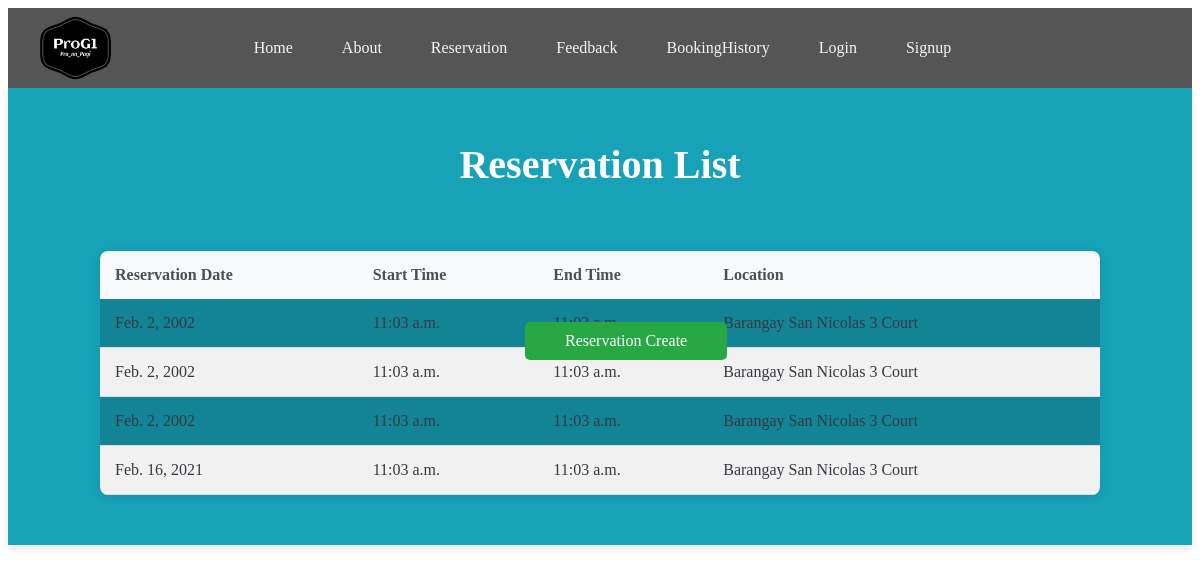
The page /reservationlist/ on the database its author committed.
### app/models.py (models this page shows, shortened)
class Reservation(models.Model):
    reservation_date = models.DateField()
    start_time = models.TimeField()
    end_time = models.TimeField()
    location = models.ForeignKey(Court, on_delete=models.CASCADE)

class Court(models.Model):
    court_Id = models.AutoField(primary_key=True)
    courtStatus = models.CharField(max_length=100)
    location = models.CharField(max_length=100, choices=[('Barangay San Nicolas 3 Court','Barangay San Nicolas 3 Phase 1'),('Barangay Molino 3 Court','Barangay Molino 3 Phase 2')])
    date = models.DateField()
    available = models.CharField(max_length=100, choices=[('Available','Available'),('Not Available','Not Available')])
    def __str__(self):
        return f"{self.location}"

### app/views.py (the view)
# urls.py: path('reservationlist/' , ReservationListView.as_view(), name='reservation_list'),
class ReservationListView(ListView):
    model = Reservation
    context_object_name = 'reservation'
    template_name = 'app/reservation_list.html'

### app/templates/app/reservation_list.html (shortened to what this page needs)
{% extends 'app/base.html' %}
{% load static %}
{% block content %}
<div class="Heading_list">
    <h2>Reservation List</h2>
    <a href="{% url 'reservation_create' %}">Reservation Create</a>
    <table class="Body_list">
        <thead>
            <tr>
                <th>Reservation Date</th>
                <th>Start Time</th>
                <th>End Time</th>
                <th>Location</th>
            </tr>
        </thead>
        <tbody>
            {% for Reservation in reservation %}
                <tr>
                    <td>{{ Reservation.reservation_date }}</td>
                    <td>{{ Reservation.start_time }}</td>
                    <td>{{ Reservation.end_time }}</td>
                    <td>{{ Reservation.location }}</td>
                </tr>
            {% endfor %}
        </tbody>
    </table>
</div>
{% endblock content %}

### static/css/base.css (style rules this page uses)
.Heading_list { background-color:#17a2b8; color: white; padding: 20px; text-align: center; box-shadow: 0 4px 8px rgba(0, 0, 0, 0.1); }
.Heading_list h2 { font-size: 40px; padding-bottom: 30px; }
.Heading_list a { position:fixed; bottom: 440px; left: 525px; color: white; padding: 10px 40px; background-color: #28a745; text-decoration: none; border-radius: 5px; font-size: 16px; }
table.Body_list { width: 100%; border-collapse: collapse; margin-top: 30px; background-color:#138496; box-shadow: 0 2px 8px rgba(0, 0, 0, 0.1); border-radius: 8px; overflow: hidden; }
table.Body_list th, table.Body_list td { padding: 15px; text-align: left; }
table.Body_list th { background-color: #f8f9fa; color: #495057; font-weight: 600; }
table.Body_list td { color: #343a40; border-bottom: 1px solid #ddd; }
table.Body_list tr:nth-child(even) { background-color: #f1f1f1; }
table.Body_list { margin: 0 auto; max-width: 1000px; border-radius: 8px; margin-bottom: 30px; }

### rows shown on the page
Reservation: reservation_date "Feb. 2, 2002", start_time "11:03 a.m.", location "Barangay San Nicolas 3 Court"
Reservation: reservation_date "Feb. 2, 2002", start_time "11:03 a.m.", end_time "11:03 a.m.", location "Barangay San Nicolas 3 Court"
Reservation: reservation_date "Feb. 2, 2002", start_time "11:03 a.m.", end_time "11:03 a.m.", location "Barangay San Nicolas 3 Court"
Reservation: reservation_date "Feb. 16, 2021", start_time "11:03 a.m.", end_time "11:03 a.m.", location "Barangay San Nicolas 3 Court"
